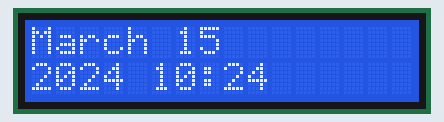
Simulated run of this sketch. Board: ESP32. Parts: 16×2 character LCD. WiFi joins after 1.5 s; servers stay silent unless stated; the local clock reads 2024-03-15 10:24:30 at power-on unless the sketch sets it; what the sketch prints to the serial monitor is not drawn.

Above: at 1.6 s.
At 63.8 s:
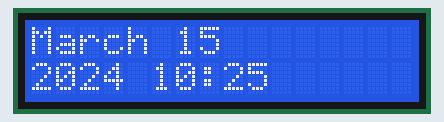
At 127.9 s:
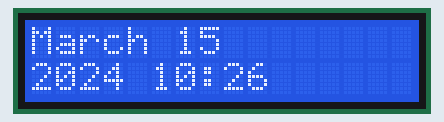

Measured:
- what the display in image 0 shows lasts 2.0 s, from 1.6 s to 3.6 s

The sketch:

SimpleTimeModified_lcd_display.ino
```cpp
#include <Arduino.h>
#include <WiFi.h>
#include "time.h"
#include "esp_sntp.h"
#include <LiquidCrystal.h>

// initialize the library with the numbers of the interface pins
LiquidCrystal lcd(19, 23, 18, 17, 16, 15);

const char *ssid = "RORO III";
const char *password = "roro_pass";

const char *ntpServer1 = "pool.ntp.org";
const char *ntpServer2 = "time.nist.gov";
const long gmtOffset_sec = 3600;
const int daylightOffset_sec = 3600;

const char *time_zone = "CET-1CEST,M3.5.0,M10.5.0/3";  // TimeZone rule for Europe/Rome including daylight adjustment rules (optional)

void printLocalTime() {
  struct tm timeinfo;
  if (!getLocalTime(&timeinfo)) {
    // Serial.println("No time available (yet)");
    lcd.setCursor(0, 0);
    lcd.print("No time available (yet)");
    return;
  }
  // lcd.print(&timeinfo, "%A, %B %d %Y %H:%M:%S");
  lcd.print(&timeinfo, "%B %d");
  lcd.setCursor(0, 1);
  lcd.print(&timeinfo, "%Y %H:%M");
}

// Callback function (gets called when time adjusts via NTP)
void timeavailable(struct timeval *t) {
  lcd.print("Time adjustment from NTP!");
  printLocalTime();
}

void setup() {
  Serial.begin(115200);
  // set up the LCD's number of columns and rows:
  lcd.begin(16, 2);

  // First step is to configure WiFi STA and connect in order to get the current time and date.
  Serial.printf("Connecting to %s ", ssid);
  WiFi.begin(ssid, password);

  /**
   * NTP server address could be acquired via DHCP,
   *
   * NOTE: This call should be made BEFORE esp32 acquires IP address via DHCP,
   * otherwise SNTP option 42 would be rejected by default.
   * NOTE: configTime() function call if made AFTER DHCP-client run
   * will OVERRIDE acquired NTP server address
   */
  esp_sntp_servermode_dhcp(1);  // (optional)

  while (WiFi.status() != WL_CONNECTED) {
    delay(500);
    Serial.print(".");
  }
  Serial.println(" CONNECTED");

  // set notification call-back function
  sntp_set_time_sync_notification_cb(timeavailable);

  /**
   * This will set configured ntp servers and constant TimeZone/daylightOffset
   * should be OK if your time zone does not need to adjust daylightOffset twice a year,
   * in such a case time adjustment won't be handled automagically.
   */
  configTime(gmtOffset_sec, daylightOffset_sec, ntpServer1, ntpServer2);

  /**
   * A more convenient approach to handle TimeZones with daylightOffset
   * would be to specify a environment variable with TimeZone definition including daylight adjustmnet rules.
   * A list of rules for your zone could be obtained from https://github.com/esp8266/Arduino/blob/master/cores/esp8266/TZ.h
   */
  //configTzTime(time_zone, ntpServer1, ntpServer2);
}

void loop() {
  // delay(5000);
  printLocalTime();  // it will take some time to sync time :)
  delay(2000);
  lcd.clear();
  // delay(500);
}
```
